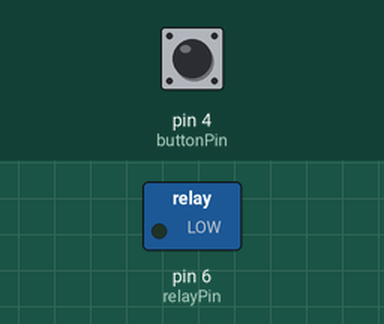
Recording of a sketch running on a simulated Arduino Mega 2560, built with avr-gcc and run on an emulated ATmega2560. Shown: switched loads named in the sketch (green lamp = pin HIGH). The inputs (shaded band) are chosen by the test bench; at power-on: pin 4 (buttonPin) HIGH.

Above: at 1.2 s.
1.3 s: pin 4 (buttonPin) pulled LOW for 0.15 s
At 1.4 s:
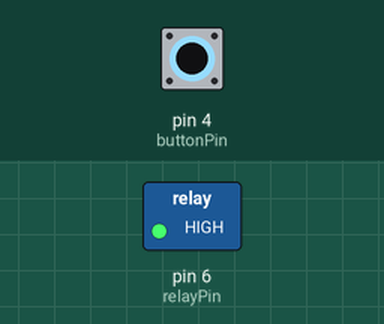
2.9 s: pin 4 (buttonPin) pulled LOW for 3.2 s
At 7.0 s:
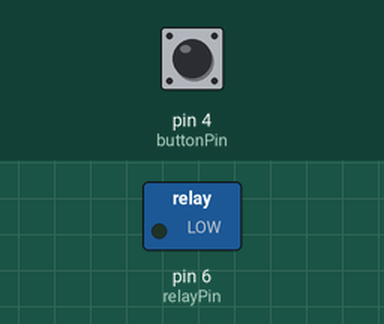
Timing chart, 0 to 8.5 s (numbered marks = the images above; inputs shaded):
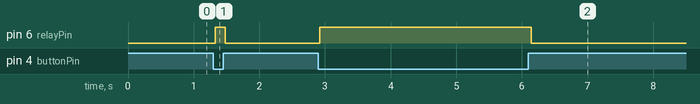

Measured:
- after the input at 1.3 s, pin 6 (relayPin): LOW → HIGH at once, → LOW 0.15 s later
- after the input at 2.9 s, pin 6 (relayPin): LOW → HIGH at once, → LOW 3.2 s later

The sketch:

GR124-Karan_Malakai_Mikhail-Project2-Code_Water-Pump__Rev05_.ino
```cpp
const int relayPin = 6;    // Relay control pin (connected to Mega's pin 6)
const int buttonPin = 4;   // Button pin (connected to Mega's pin 4)

unsigned long lastDebounceTime = 0; // Debounce timer
const unsigned long debounceDelay = 50; // 50ms debounce

void setup() {
  pinMode(relayPin, OUTPUT);
  digitalWrite(relayPin, LOW); // Ensure motor is OFF initially
  pinMode(buttonPin, INPUT_PULLUP); // Use Mega's internal pull-up resistor
}

void loop() {
  int buttonState = digitalRead(buttonPin);

  // Debounce logic
  if ((millis() - lastDebounceTime) > debounceDelay) {
    if (buttonState == LOW) { // Button pressed (LOW due to pull-up)
      digitalWrite(relayPin, HIGH); // Turn motor ON
    } else {
      digitalWrite(relayPin, LOW); // Turn motor OFF
    }
    lastDebounceTime = millis(); // Reset debounce timer
  }
}
```
